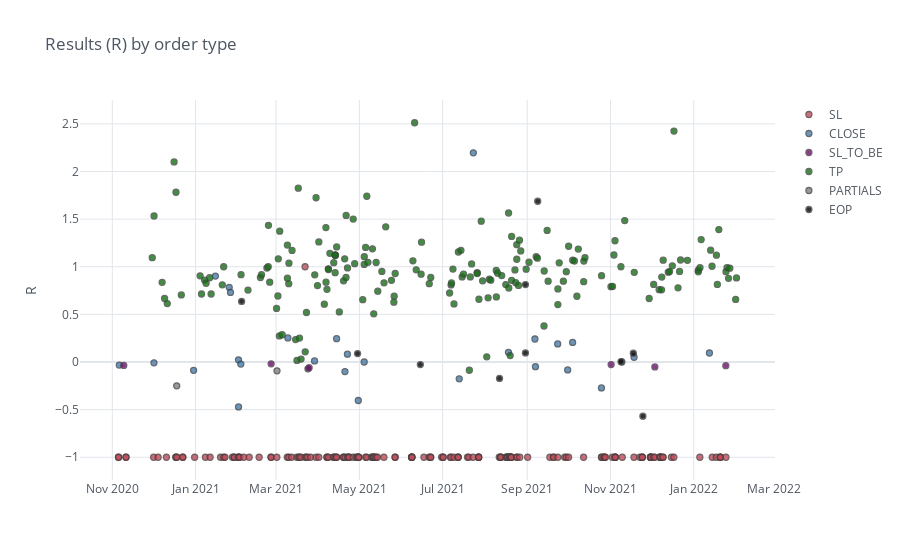

Here is the notebook cell this chart was saved with:
### Code cell
results.iplot(kind='scatter', mode='markers', x='close', title='Results (R) by order type', yTitle='R',
              y='result', categories='type', size=6, colors='red blue purple green grey black'.split(' '))

### Figure 1 — Plotly figure (JSON) as saved in the notebook; plotly's stock layout.template omitted (floating-point values rounded to 4 significant figures; data arrays with more than 128 entries replaced by an {"elided": "..."} marker saying what was removed)
{"data": [{"marker": {"color": "rgba(219, 64, 82, 1.0)", "line": {"width": 1.3}, "opacity": 0.8, "size": 6, "symbol": "circle"}, "mode": "markers", "name": "SL", "textfont": {"color": "#4D5663"}, "type": "scatter", "x": {"elided": "174 str values"}, "y": {"elided": "174 int values"}}, {"marker": {"color": "rgba(55, 128, 191, 1.0)", "line": {"width": 1.3}, "opacity": 0.8, "size": 6, "symbol": "circle"}, "mode": "markers", "name": "CLOSE", "textfont": {"color": "#4D5663"}, "type": "scatter", "x": ["2020-11-06T02:31:00.000000000", "2020-12-01T12:38:00.000000000", "2020-12-30T13:32:00.000000000", "2021-01-15T12:50:00.000000000", "2021-01-25T15:29:00.000000000", "2021-01-26T14:15:00.000000000", "2021-02-01T10:50:00.000000000", "2021-02-01T11:34:00.000000000", "2021-02-03T03:58:00.000000000", "2021-03-09T15:09:00.000000000", "2021-03-29T03:50:00.000000000", "2021-04-14T08:03:00.000000000", "2021-04-20T10:54:00.000000000", "2021-04-22T06:22:00.000000000", "2021-04-30T05:33:00.000000000", "2021-05-04T12:55:00.000000000", "2021-07-13T04:10:00.000000000", "2021-07-23T12:38:00.000000000", "2021-08-18T05:33:00.000000000", "2021-09-06T15:04:00.000000000", "2021-09-07T00:48:00.000000000", "2021-09-23T07:22:00.000000000", "2021-09-30T14:57:00.000000000", "2021-10-04T06:00:00.000000000", "2021-10-25T08:53:00.000000000", "2021-11-18T06:11:00.000000000", "2022-01-12T11:10:00.000000000"], "y": [-0.03279, -0.008772, -0.08738, 0.902, 0.784, 0.7308, 0.02235, -0.4715, -0.02198, 0.2527, 0.0113, 0.2449, -0.1011, 0.08247, -0.4044, 0, -0.1771, 2.195, 0.101, 0.2414, -0.04898, 0.1894, -0.08333, 0.2051, -0.2724, 0.05, 0.09444]}, {"marker": {"color": "rgba(128, 0, 128, 1.0)", "line": {"width": 1.3}, "opacity": 0.8, "size": 6, "symbol": "circle"}, "mode": "markers", "name": "SL_TO_BE", "textfont": {"color": "#4D5663"}, "type": "scatter", "x": ["2020-11-09T09:57:00.000000000", "2021-02-25T08:36:00.000000000", "2021-03-24T08:20:00.000000000", "2021-03-25T04:48:00.000000000", "2021-11-01T10:59:00.000000000", "2021-12-03T12:01:00.000000000", "2022-01-24T11:26:00.000000000"], "y": [-0.03629, -0.01905, -0.07143, -0.06, -0.02715, -0.05213, -0.03846]}, {"marker": {"color": "rgba(0, 128, 0, 1.0)", "line": {"width": 1.3}, "opacity": 0.8, "size": 6, "symbol": "circle"}, "mode": "markers", "name": "TP", "textfont": {"color": "#4D5663"}, "type": "scatter", "x": {"elided": "187 str values"}, "y": {"elided": "187 float values"}}, {"marker": {"color": "rgba(128, 128, 128, 1.0)", "line": {"width": 1.3}, "opacity": 0.8, "size": 6, "symbol": "circle"}, "mode": "markers", "name": "PARTIALS", "textfont": {"color": "#4D5663"}, "type": "scatter", "x": ["2020-12-18T05:01:00.000000000", "2021-03-01T15:48:00.000000000", "2021-11-09T07:14:00.000000000"], "y": [-0.25, -0.09286, 0]}, {"marker": {"color": "rgba(0, 0, 0, 1.0)", "line": {"width": 1.3}, "opacity": 0.8, "size": 6, "symbol": "circle"}, "mode": "markers", "name": "EOP", "textfont": {"color": "#4D5663"}, "type": "scatter", "x": ["2021-02-03T17:29:00.000000000", "2021-04-29T16:29:00.000000000", "2021-06-14T16:29:00.000000000", "2021-08-11T16:29:00.000000000", "2021-08-30T16:29:00.000000000", "2021-08-30T16:29:00.000000000", "2021-09-08T16:29:00.000000000", "2021-11-08T17:29:00.000000000", "2021-11-17T17:29:00.000000000", "2021-11-24T17:29:00.000000000"], "y": [0.6358, 0.08835, -0.02679, -0.1728, 0.09548, 0.8122, 1.687, 0.003497, 0.09249, -0.5684]}], "layout": {"legend": {"bgcolor": "#FFFFFF", "font": {"color": "#4D5663"}}, "paper_bgcolor": "#FFFFFF", "plot_bgcolor": "#FFFFFF", "title": {"font": {"color": "#4D5663"}, "text": "Results (R) by order type"}, "xaxis": {"gridcolor": "#E1E5ED", "showgrid": true, "tickfont": {"color": "#4D5663"}, "title": {"font": {"color": "#4D5663"}, "text": ""}, "zerolinecolor": "#E1E5ED"}, "yaxis": {"gridcolor": "#E1E5ED", "showgrid": true, "tickfont": {"color": "#4D5663"}, "title": {"font": {"color": "#4D5663"}, "text": "R"}, "zerolinecolor": "#E1E5ED"}}}
